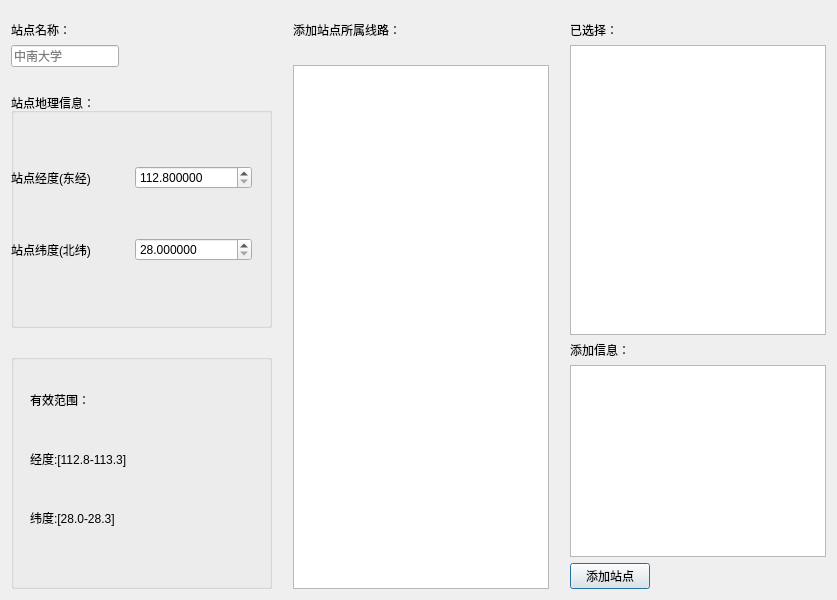
<?xml version="1.0" encoding="UTF-8"?>
<ui version="4.0">
 <class>addStationDialog</class>
 <widget class="QDialog" name="addStationDialog">
  <property name="geometry">
   <rect>
    <x>0</x>
    <y>0</y>
    <width>837</width>
    <height>600</height>
   </rect>
  </property>
  <property name="windowTitle">
   <string>Dialog</string>
  </property>
  <layout class="QHBoxLayout" name="horizontalLayout_2">
   <item>
    <layout class="QHBoxLayout" name="horizontalLayout">
     <item>
      <layout class="QVBoxLayout" name="verticalLayout">
       <item>
        <spacer name="verticalSpacer_3">
         <property name="orientation">
          <enum>Qt::Vertical</enum>
         </property>
         <property name="sizeType">
          <enum>QSizePolicy::Fixed</enum>
         </property>
         <property name="sizeHint" stdset="0">
          <size>
           <width>20</width>
           <height>10</height>
          </size>
         </property>
        </spacer>
       </item>
       <item>
        <widget class="QLabel" name="label">
         <property name="sizePolicy">
          <sizepolicy hsizetype="Preferred" vsizetype="Fixed">
           <horstretch>0</horstretch>
           <verstretch>0</verstretch>
          </sizepolicy>
         </property>
         <property name="text">
          <string>站点名称：</string>
         </property>
        </widget>
       </item>
       <item>
        <widget class="QLineEdit" name="stationNamelineEdit">
         <property name="sizePolicy">
          <sizepolicy hsizetype="Fixed" vsizetype="Fixed">
           <horstretch>50</horstretch>
           <verstretch>0</verstretch>
          </sizepolicy>
         </property>
         <property name="minimumSize">
          <size>
           <width>50</width>
           <height>0</height>
          </size>
         </property>
         <property name="text">
          <string/>
         </property>
         <property name="placeholderText">
          <string>中南大学</string>
         </property>
        </widget>
       </item>
       <item>
        <spacer name="verticalSpacer">
         <property name="orientation">
          <enum>Qt::Vertical</enum>
         </property>
         <property name="sizeType">
          <enum>QSizePolicy::Fixed</enum>
         </property>
         <property name="sizeHint" stdset="0">
          <size>
           <width>20</width>
           <height>20</height>
          </size>
         </property>
        </spacer>
       </item>
       <item>
        <widget class="QGroupBox" name="groupBox">
         <property name="title">
          <string>站点地理信息：</string>
         </property>
         <widget class="QWidget" name="gridLayoutWidget">
          <property name="geometry">
           <rect>
            <x>0</x>
            <y>30</y>
            <width>241</width>
            <height>181</height>
           </rect>
          </property>
          <layout class="QGridLayout" name="gridLayout">
           <item row="1" column="0">
            <widget class="QLabel" name="label_3">
             <property name="text">
              <string>站点纬度(北纬)</string>
             </property>
            </widget>
           </item>
           <item row="0" column="0">
            <widget class="QLabel" name="label_2">
             <property name="text">
              <string>站点经度(东经)</string>
             </property>
            </widget>
           </item>
           <item row="0" column="1">
            <widget class="QDoubleSpinBox" name="longidoubleSpinBox">
             <property name="decimals">
              <number>6</number>
             </property>
             <property name="minimum">
              <double>112.799999999999997</double>
             </property>
             <property name="maximum">
              <double>113.299999999999997</double>
             </property>
             <property name="singleStep">
              <double>0.010000000000000</double>
             </property>
            </widget>
           </item>
           <item row="1" column="1">
            <widget class="QDoubleSpinBox" name="latidoubleSpinBox_2">
             <property name="decimals">
              <number>6</number>
             </property>
             <property name="minimum">
              <double>28.000000000000000</double>
             </property>
             <property name="maximum">
              <double>28.300000000000001</double>
             </property>
             <property name="singleStep">
              <double>0.010000000000000</double>
             </property>
            </widget>
           </item>
          </layout>
         </widget>
        </widget>
       </item>
       <item>
        <spacer name="verticalSpacer_2">
         <property name="orientation">
          <enum>Qt::Vertical</enum>
         </property>
         <property name="sizeType">
          <enum>QSizePolicy::Fixed</enum>
         </property>
         <property name="sizeHint" stdset="0">
          <size>
           <width>20</width>
           <height>20</height>
          </size>
         </property>
        </spacer>
       </item>
       <item>
        <widget class="QGroupBox" name="groupBox_2">
         <property name="title">
          <string/>
         </property>
         <widget class="QWidget" name="verticalLayoutWidget_4">
          <property name="geometry">
           <rect>
            <x>19</x>
            <y>19</y>
            <width>191</width>
            <height>171</height>
           </rect>
          </property>
          <layout class="QVBoxLayout" name="verticalLayout_4">
           <item>
            <widget class="QLabel" name="label_4">
             <property name="text">
              <string>有效范围：</string>
             </property>
            </widget>
           </item>
           <item>
            <widget class="QLabel" name="label_6">
             <property name="text">
              <string>经度:[112.8-113.3]</string>
             </property>
            </widget>
           </item>
           <item>
            <widget class="QLabel" name="label_5">
             <property name="text">
              <string>纬度:[28.0-28.3]</string>
             </property>
            </widget>
           </item>
          </layout>
         </widget>
        </widget>
       </item>
      </layout>
     </item>
     <item>
      <spacer name="horizontalSpacer">
       <property name="orientation">
        <enum>Qt::Horizontal</enum>
       </property>
       <property name="sizeType">
        <enum>QSizePolicy::Fixed</enum>
       </property>
       <property name="sizeHint" stdset="0">
        <size>
         <width>15</width>
         <height>20</height>
        </size>
       </property>
      </spacer>
     </item>
     <item>
      <layout class="QVBoxLayout" name="verticalLayout_2">
       <item>
        <spacer name="verticalSpacer_5">
         <property name="orientation">
          <enum>Qt::Vertical</enum>
         </property>
         <property name="sizeType">
          <enum>QSizePolicy::Fixed</enum>
         </property>
         <property name="sizeHint" stdset="0">
          <size>
           <width>20</width>
           <height>10</height>
          </size>
         </property>
        </spacer>
       </item>
       <item>
        <widget class="QLabel" name="label_7">
         <property name="text">
          <string>添加站点所属线路：</string>
         </property>
        </widget>
       </item>
       <item>
        <spacer name="verticalSpacer_4">
         <property name="orientation">
          <enum>Qt::Vertical</enum>
         </property>
         <property name="sizeType">
          <enum>QSizePolicy::Fixed</enum>
         </property>
         <property name="sizeHint" stdset="0">
          <size>
           <width>20</width>
           <height>20</height>
          </size>
         </property>
        </spacer>
       </item>
       <item>
        <widget class="QListWidget" name="listWidget">
         <property name="sizePolicy">
          <sizepolicy hsizetype="Fixed" vsizetype="Expanding">
           <horstretch>0</horstretch>
           <verstretch>0</verstretch>
          </sizepolicy>
         </property>
        </widget>
       </item>
      </layout>
     </item>
     <item>
      <spacer name="horizontalSpacer_2">
       <property name="orientation">
        <enum>Qt::Horizontal</enum>
       </property>
       <property name="sizeType">
        <enum>QSizePolicy::Fixed</enum>
       </property>
       <property name="sizeHint" stdset="0">
        <size>
         <width>15</width>
         <height>20</height>
        </size>
       </property>
      </spacer>
     </item>
     <item>
      <layout class="QVBoxLayout" name="verticalLayout_3">
       <item>
        <spacer name="verticalSpacer_6">
         <property name="orientation">
          <enum>Qt::Vertical</enum>
         </property>
         <property name="sizeType">
          <enum>QSizePolicy::Fixed</enum>
         </property>
         <property name="sizeHint" stdset="0">
          <size>
           <width>20</width>
           <height>10</height>
          </size>
         </property>
        </spacer>
       </item>
       <item>
        <widget class="QLabel" name="label_8">
         <property name="text">
          <string>已选择：</string>
         </property>
        </widget>
       </item>
       <item>
        <widget class="QTextBrowser" name="textBrowser">
         <property name="sizePolicy">
          <sizepolicy hsizetype="Fixed" vsizetype="Expanding">
           <horstretch>0</horstretch>
           <verstretch>0</verstretch>
          </sizepolicy>
         </property>
        </widget>
       </item>
       <item>
        <widget class="QLabel" name="label_9">
         <property name="text">
          <string>添加信息：</string>
         </property>
        </widget>
       </item>
       <item>
        <widget class="QTextBrowser" name="textBrowser_2">
         <property name="sizePolicy">
          <sizepolicy hsizetype="Fixed" vsizetype="Fixed">
           <horstretch>0</horstretch>
           <verstretch>10</verstretch>
          </sizepolicy>
         </property>
        </widget>
       </item>
       <item>
        <widget class="QPushButton" name="addpushButton">
         <property name="sizePolicy">
          <sizepolicy hsizetype="Fixed" vsizetype="Fixed">
           <horstretch>0</horstretch>
           <verstretch>0</verstretch>
          </sizepolicy>
         </property>
         <property name="minimumSize">
          <size>
           <width>10</width>
           <height>0</height>
          </size>
         </property>
         <property name="text">
          <string>添加站点</string>
         </property>
        </widget>
       </item>
      </layout>
     </item>
    </layout>
   </item>
  </layout>
 </widget>
 <resources/>
 <connections/>
</ui>
